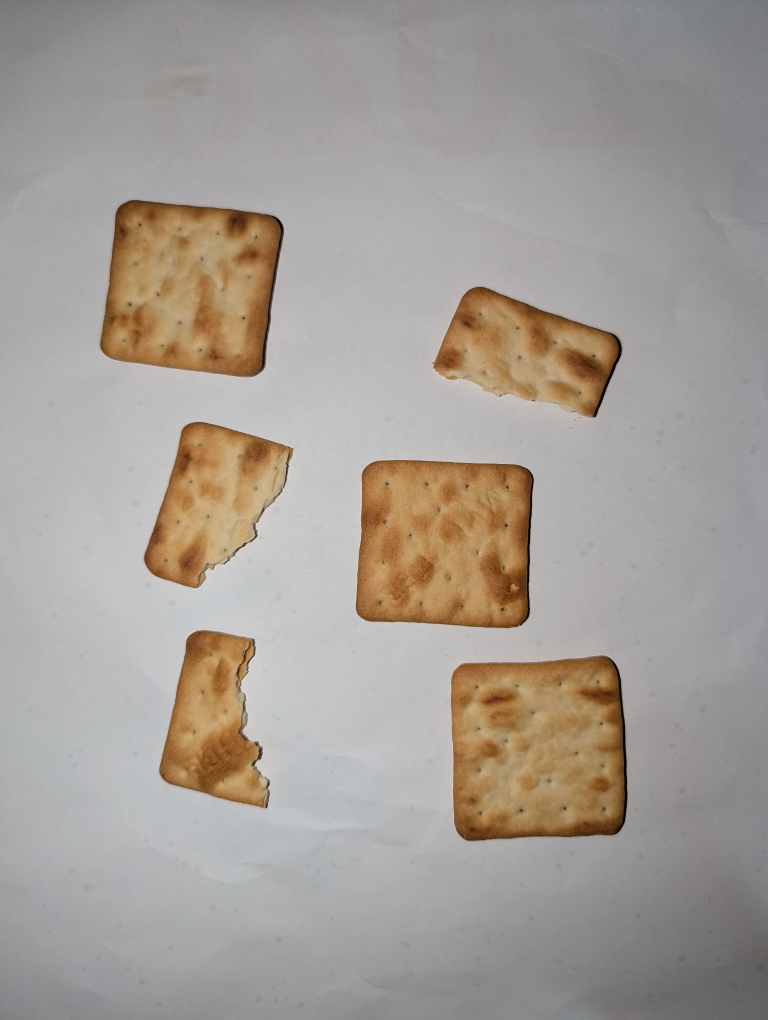
#> input picture input/I_1.jpg, 3072 x 4080 px (shown at 1/4 size); its folder holds only this picture in this run
$ jupyter execute main.ipynb
#> lines starting #> are read from the running program, lines starting #| are printed output that depends on the picture; after the words box and inside, x2 and y2 are one past the last pixel; in counts of white or black regions, pixels touching at a corner belong together
[cell 1]
import cv2
import numpy as np
import os

input_folder = "input"
output_folder = "output"

os.makedirs(output_folder, exist_ok=True)

for filename in os.listdir(input_folder):

    if not filename.lower().endswith((".jpg", ".jpeg", ".png")):
        continue

    image_path = os.path.join(input_folder, filename)
    image = cv2.imread(image_path)
#> image is the input picture: shape (4080, 3072, 3); mean B, G, R 150.7, 157.7, 164.6

    if image is None:
        continue

    image = cv2.resize(image, (800, 800))
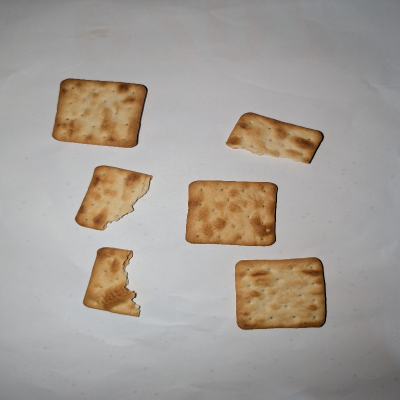
#> image: shape (800, 800, 3) (shown at 1/2 size); mean B, G, R 150.6, 157.6, 164.5
    h_img, w_img = image.shape[:2]

    # =========================
    # 1. EDGE-BASED PREPROCESSING
    # =========================
    gray = cv2.cvtColor(image, cv2.COLOR_BGR2GRAY)
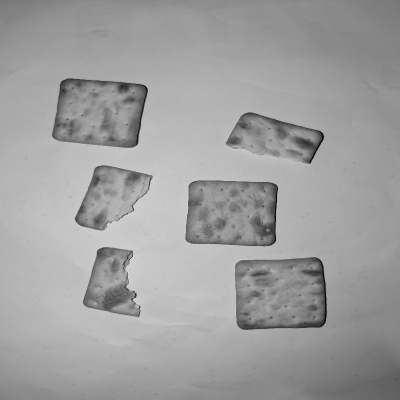
#> gray: shape (800, 800) (shown at 1/2 size); min 0, max 223, mean 158.9
    blur = cv2.GaussianBlur(gray, (5, 5), 0)

    # Auto-Canny
    median_val = np.median(blur)
#> median_val = 160
    lower = int(max(0, 0.66 * median_val))
#> lower = 105
    upper = int(min(255, 1.33 * median_val))
#> upper = 212

    edges = cv2.Canny(blur, lower, upper)
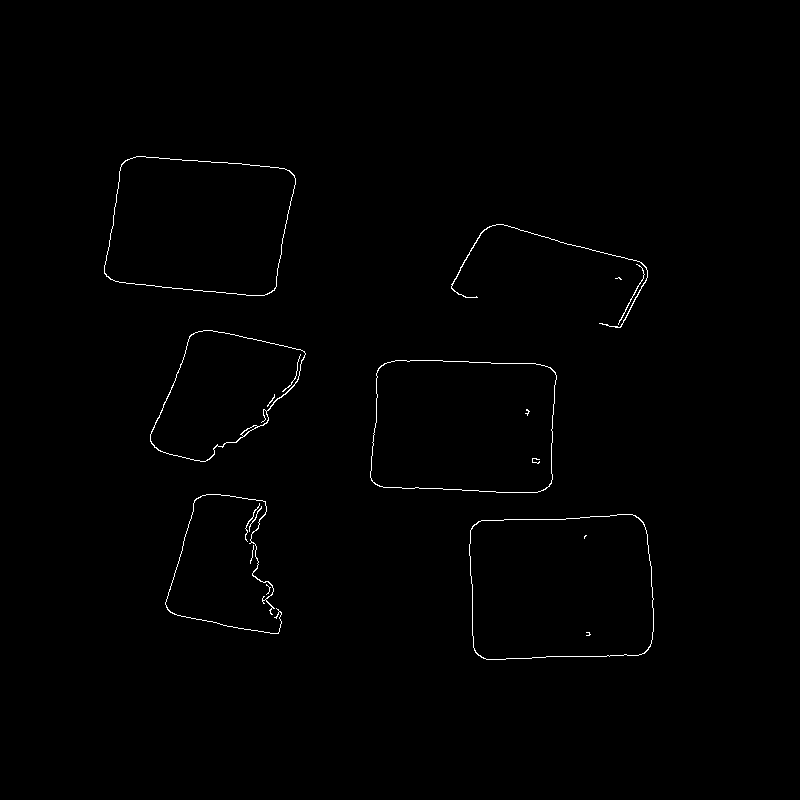
#> edges: shape (800, 800); 0.57% white in thin lines or dots, all inside (x1, y1, x2, y2) = (104, 156, 654, 660)

    # =========================
    # 2. CLEAN + FILL SHAPES
    # =========================
    kernel = np.ones((5, 5), np.uint8)

    edges = cv2.dilate(edges, kernel, iterations=2)
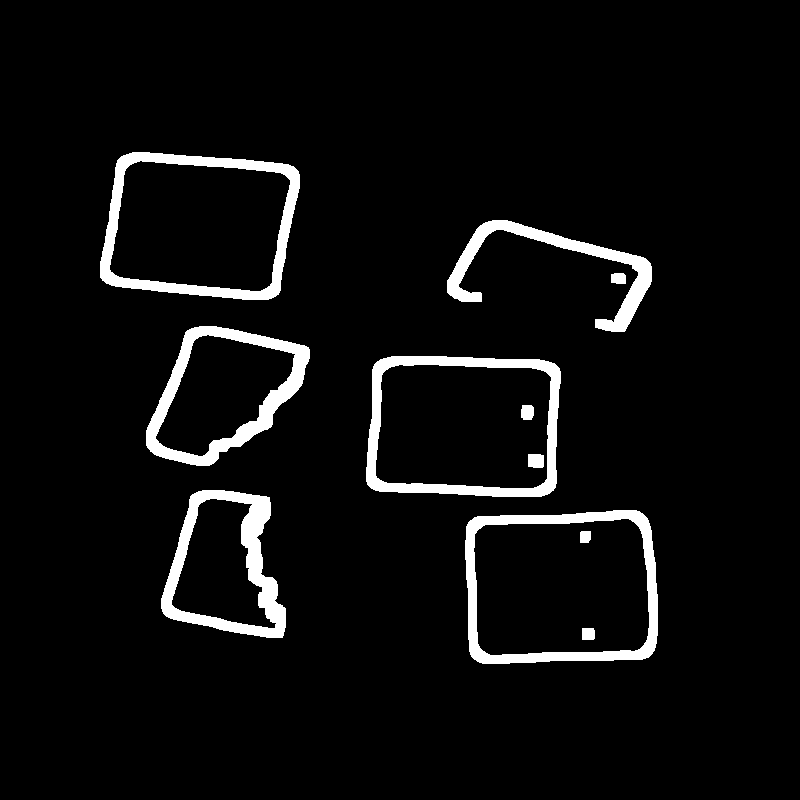
#> edges: shape (800, 800); 5.3% white; 11 white regions, largest, box (x1, y1, x2, y2) and area: (465, 510, 658, 664) 5912, (100, 152, 300, 300) 5867, (366, 356, 561, 497) 5756
    edges = cv2.morphologyEx(edges, cv2.MORPH_CLOSE, kernel, iterations=2)
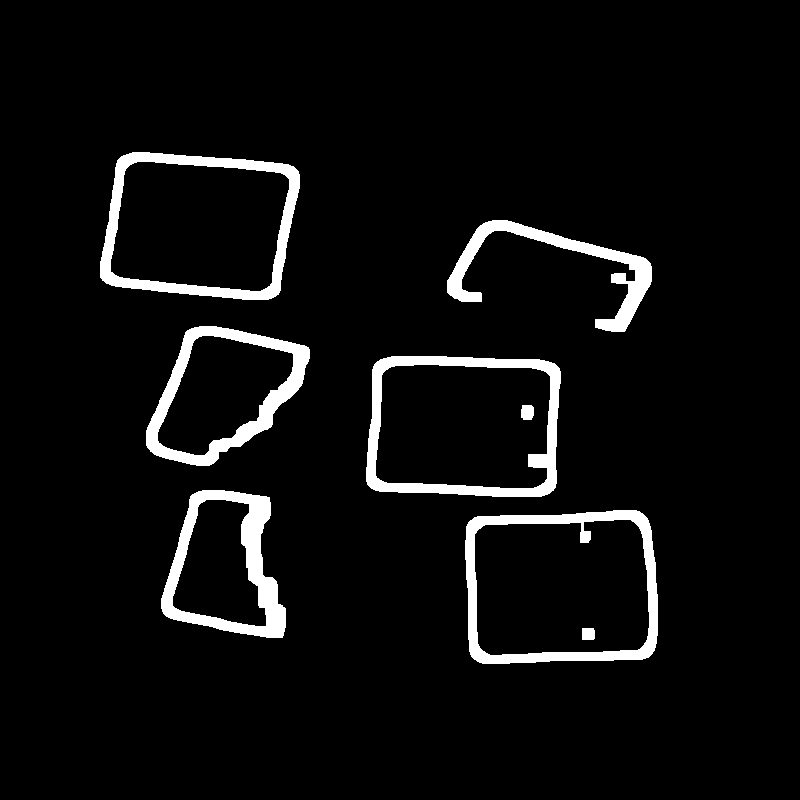
#> edges: shape (800, 800); 5.3% white; 8 white regions

    # Fill contours
    filled = edges.copy()
    contours_fill, _ = cv2.findContours(filled, cv2.RETR_EXTERNAL, cv2.CHAIN_APPROX_SIMPLE)
#> contours_fill = 6 contours; box (x1, y1, x2, y2) and area: (465, 510, 658, 664) 27394, (366, 356, 561, 497) 25312, (100, 152, 300, 300) 24700, (146, 326, 310, 466) 14967, (161, 490, 286, 638) 13120, (447, 220, 652, 332) 4211
    cv2.drawContours(filled, contours_fill, -1, 255, thickness=cv2.FILLED)
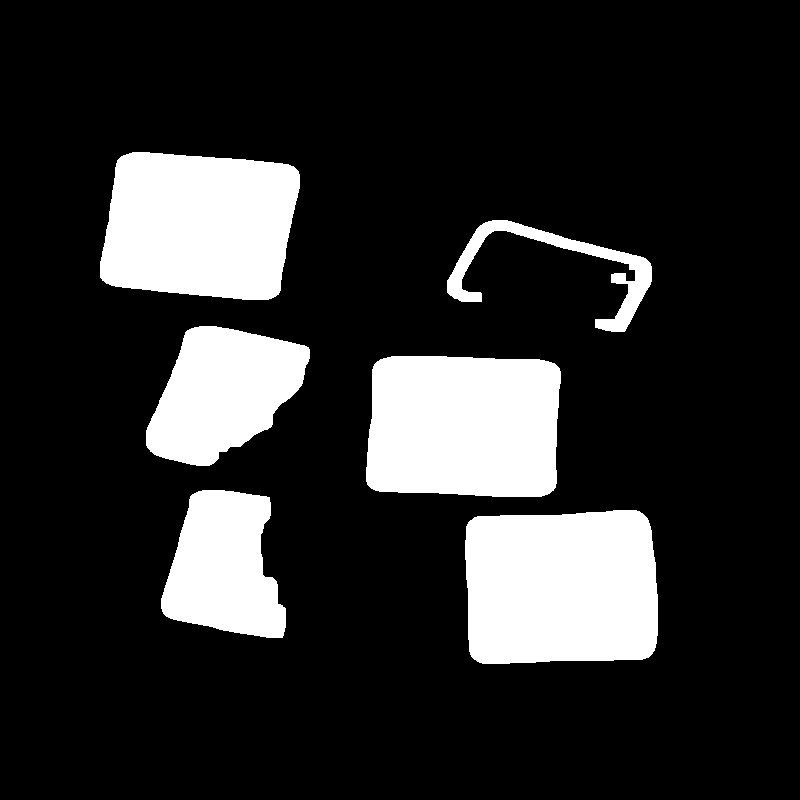
#> filled: shape (800, 800); 17.4% white; 6 white regions

    # =========================
    # 3. FIND CONTOURS
    # =========================
    contours, _ = cv2.findContours(filled, cv2.RETR_EXTERNAL, cv2.CHAIN_APPROX_SIMPLE)
#> contours has the same summary as contours_fill

    for cnt in contours:

        area = cv2.contourArea(cnt)

        if area < 200:
            continue

        x, y, w, h = cv2.boundingRect(cnt)

        # Remove image border
        if w > 0.9 * w_img and h > 0.9 * h_img:
            continue

        perimeter = cv2.arcLength(cnt, True)
        if perimeter == 0:
            continue

        # =========================
        # 4. FEATURES
        # =========================
        circularity = 4 * np.pi * area / (perimeter * perimeter)

        hull = cv2.convexHull(cnt)
        hull_area = cv2.contourArea(hull)
        if hull_area == 0:
            continue

        solidity = float(area) / hull_area

        rect_area = w * h
        extent = area / rect_area

        # =========================
        # 5. CLASSIFICATION
        # =========================
        if circularity > 0.75 and solidity > 0.80 and extent > 0.75:
            label = "Intact Biscuit"
            color = (0, 255, 0)
        else:
            label = "Broken Biscuit"
            color = (0, 0, 255)

        # Draw
        cv2.drawContours(image, [cnt], -1, color, 2)
        cv2.rectangle(image, (x, y), (x + w, y + h), color, 2)

        cv2.putText(image, label, (x, y - 10),
                    cv2.FONT_HERSHEY_SIMPLEX, 0.6, color, 2)
#> this loop made 6 passes
#> (area, x, y, w, h, perimeter, circularity, hull_area) on passes 1 to 6: (27394.5, 465, 510, 193, 154, 654.3, 0.804, 27816), (13120, 161, 490, 125, 148, 505.8, 0.645, 14396), (25311.5, 366, 356, 195, 141, 636.6, 0.785, 25764.5), (14967, 146, 326, 164, 140, 515, 0.709, 15571.5), (4211, 447, 220, 205, 112, 817.8, 0.0791, 15443.5), (24700, 100, 152, 200, 148, 638.1, 0.762, 25156)
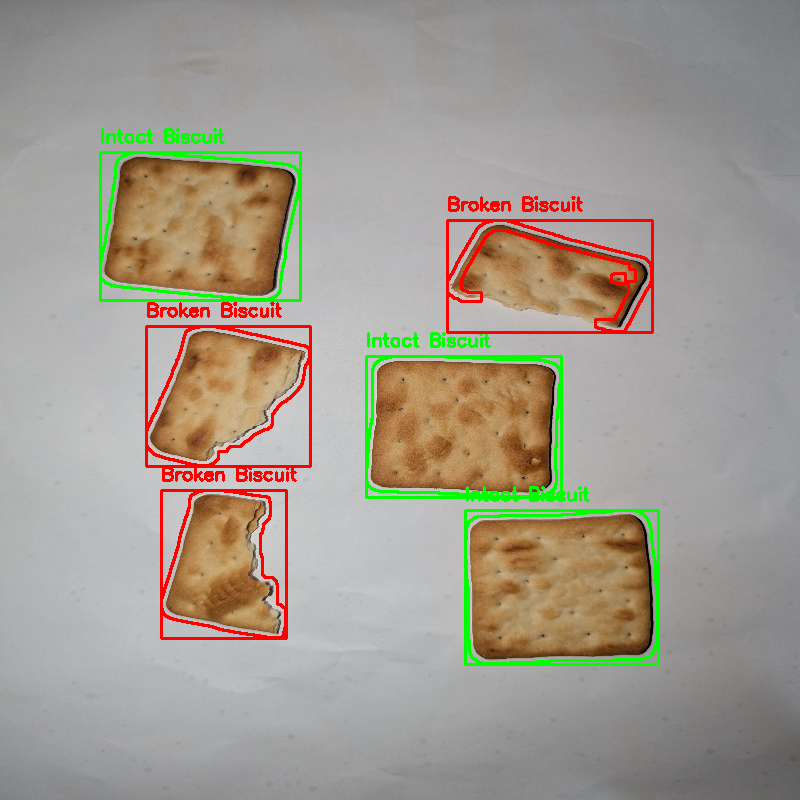
#> image: shape (800, 800, 3); 4.17% of pixels changed, all inside (x1, y1, x2, y2) = (99, 128, 660, 666)

    # =========================
    # SAVE OUTPUT
    # =========================
    output_path = os.path.join(output_folder, f"FINAL_{filename}")
    cv2.imwrite(output_path, image)

print("Processing complete. Check output folder.")

$ run again, on input/I_4.jpeg
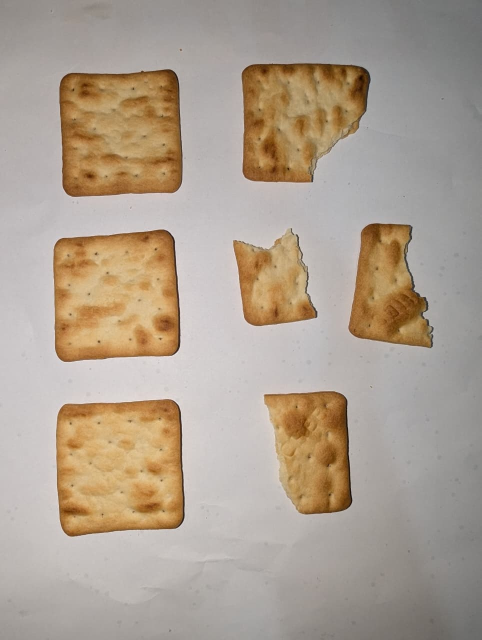
#> input picture input/I_4.jpeg, 963 x 1280 px (shown at 1/2 size)
#> image is the input picture: shape (1280, 963, 3); mean B, G, R 144.9, 159.9, 173.7
#> median_val = 164
#> lower = 108
#> upper = 218
#> `edges = cv2.dilate(edges, kernel, iterations=2)`:
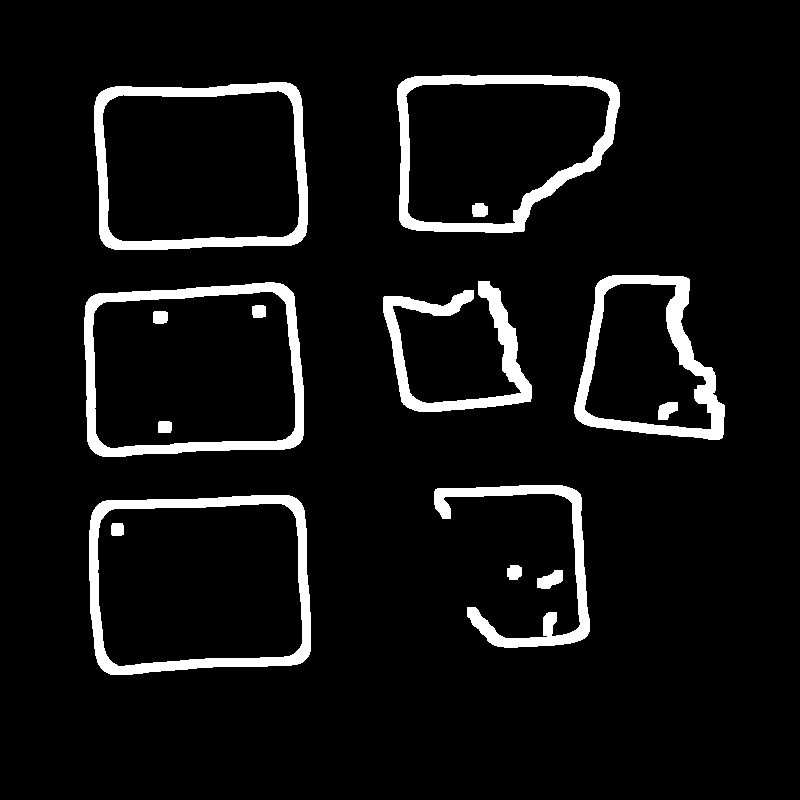
#> edges: shape (800, 800); 6.9% white; 15 white regions, largest, box (x1, y1, x2, y2) and area: (89, 495, 311, 675) 6881, (84, 282, 304, 457) 6752, (94, 82, 308, 250) 6622
#> contours_fill = 9 contours; largest, box (x1, y1, x2, y2) and area: (89, 495, 311, 675) 36668, (84, 282, 304, 457) 34802, (94, 82, 308, 250) 33219, (397, 75, 620, 233) 28768, (574, 275, 725, 440) 18033
#> filled: shape (800, 800); 27% white; 9 white regions
#> contours has the same summary as contours_fill
#> the loop `for cnt in contours: ` made 9 passes
#> (area, x, y, w, h, perimeter, circularity, hull_area) on passes 1, 3, 4, 5, 6, 7, 8, 9: (291.5, 537, 570, 26, 19, 77.21, 0.614, 333), (36667.5, 89, 495, 222, 180, 757.2, 0.804, 37261.5), (4244.5, 434, 485, 156, 163, 948.9, 0.0592, 20840.5), (34802.5, 84, 282, 220, 175, 743.2, 0.792, 35369.5), (13985.5, 383, 281, 149, 131, 518.4, 0.654, 15399), (18033, 574, 275, 151, 165, 584.6, 0.663, 19671), (33219, 94, 82, 214, 168, 725.3, 0.793, 33894), (28768, 397, 75, 223, 158, 698.7, 0.74, 29969)
#> after the loop `for cnt in contours:`:
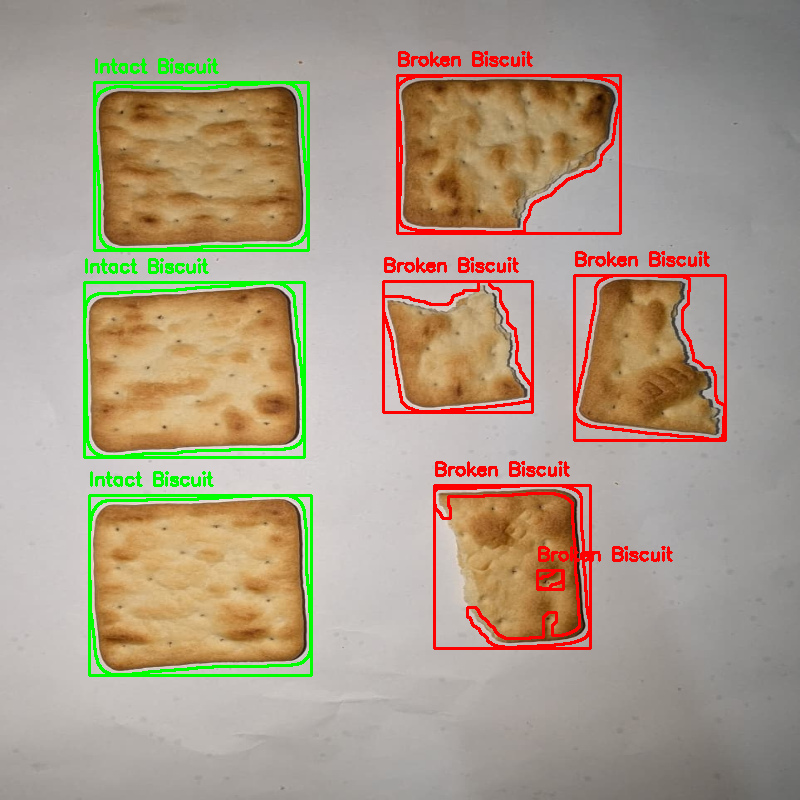
#> image: shape (800, 800, 3); mean B, G, R 135.2, 156, 171.4

$ run again, on input/I_5.jpeg
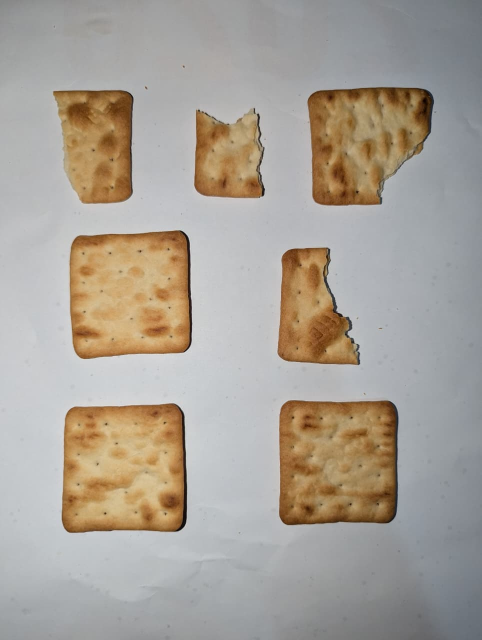
#> input picture input/I_5.jpeg, 963 x 1280 px (shown at 1/2 size)
#> image is the input picture: shape (1280, 963, 3); mean B, G, R 151.2, 161, 168.7
#> median_val = 166
#> lower = 109
#> upper = 220
#> `edges = cv2.dilate(edges, kernel, iterations=2)`:
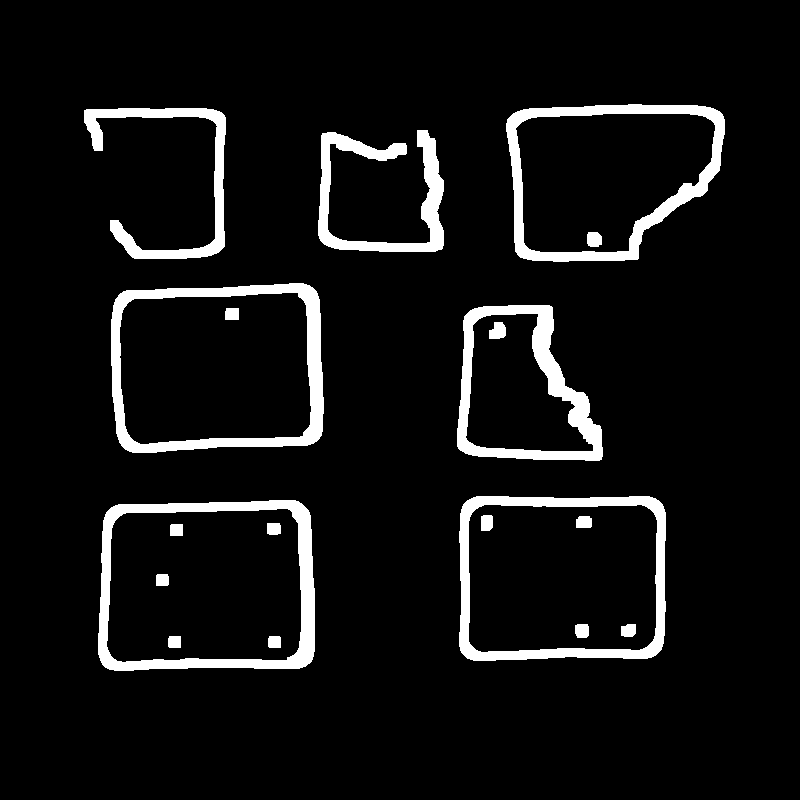
#> edges: shape (800, 800); 7% white; 19 white regions, largest, box (x1, y1, x2, y2) and area: (98, 500, 315, 671) 7404, (111, 283, 324, 453) 7176, (506, 104, 725, 262) 6520
#> contours_fill = 7 contours; box (x1, y1, x2, y2) and area: (98, 500, 315, 671) 34840, (111, 283, 324, 453) 33188, (459, 496, 666, 661) 32650, (506, 104, 725, 262) 27601, (457, 305, 603, 461) 16906, (318, 130, 444, 252) 4509, (84, 108, 226, 259) 3828
#> filled: shape (800, 800); 24.4% white; 7 white regions
#> contours has the same summary as contours_fill
#> the loop `for cnt in contours: ` made 7 passes
#> (area, x, y, w, h, perimeter, circularity, hull_area) on passes 1 to 7: (34840, 98, 500, 217, 171, 739.7, 0.8, 35337.5), (32650, 459, 496, 207, 165, 717.7, 0.797, 33239), (16906.5, 457, 305, 146, 156, 564.1, 0.668, 18431), (33187.5, 111, 283, 213, 170, 721.6, 0.801, 33719), (4509, 318, 130, 126, 122, 887.4, 0.072, 14423), (3827.5, 84, 108, 142, 151, 871.8, 0.0633, 18477), (27601, 506, 104, 219, 158, 685.6, 0.738, 28920.5)
#> after the loop `for cnt in contours:`:
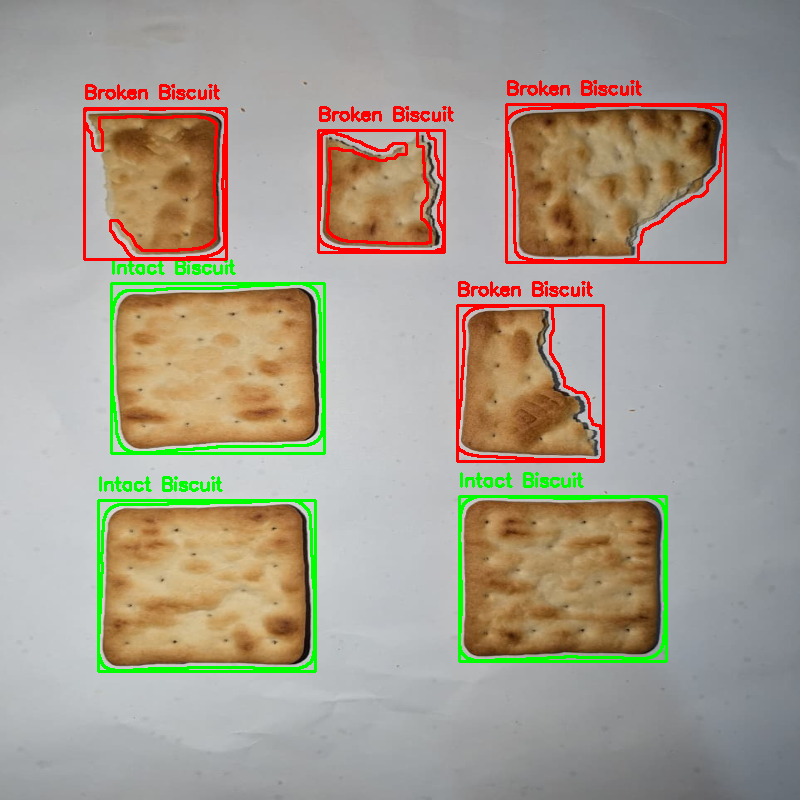
#> image: shape (800, 800, 3); mean B, G, R 142, 157.3, 166.7
